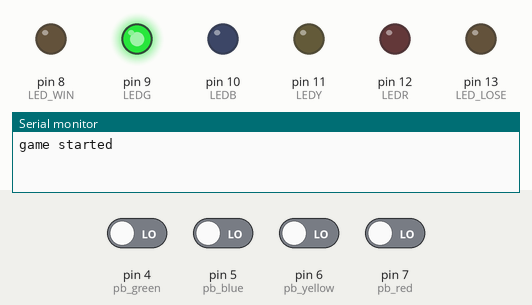
Bench run of a sketch on a simulated Arduino Uno, built with avr-gcc and run on an emulated ATmega328P. On the bench: output pins drawn as LEDs (lit = HIGH), the last lines printed to the serial monitor. The test bench sets the inputs (shaded band); at power-on: pin 4 (pb_green), pin 5 (pb_blue), pin 6 (pb_yellow), pin 7 (pb_red) LOW. Random numbers use the default seed unless the sketch sets one.

Above: at 1.2 s.
1.3 s: pin 4 (pb_green) driven HIGH
At 2.4 s:
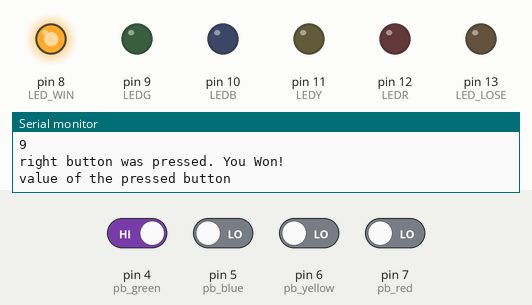
At 4.0 s:
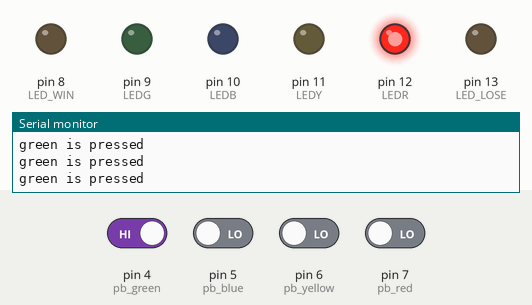
4.3 s: pin 5 (pb_blue) driven HIGH
7.3 s: pin 6 (pb_yellow) driven HIGH
At 9.8 s:
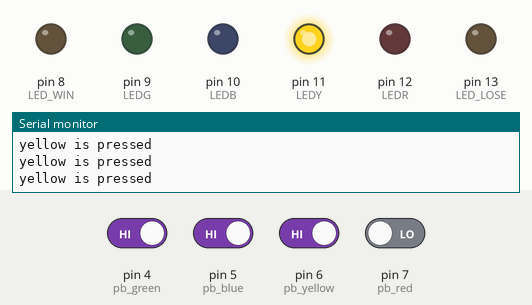
9.9 s: pin 7 (pb_red) driven HIGH
At 12.0 s:
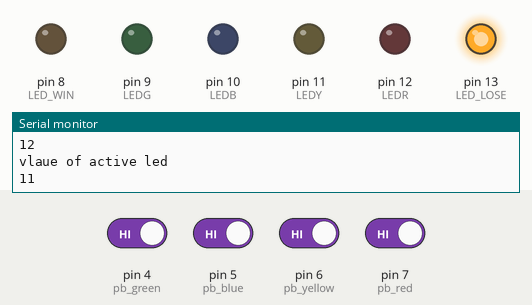
12.9 s: pin 7 (pb_red) driven LOW
15.9 s: pin 6 (pb_yellow) driven LOW
Timing chart, 0 to 39.4 s (numbered marks = the images above; inputs shaded):
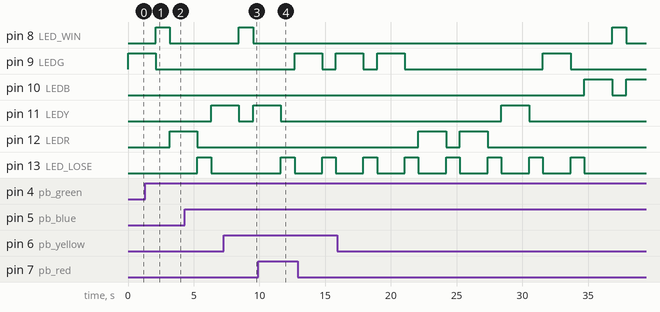

Measured:
- after the input at 1.3 s, pin 8 (LED_WIN): LOW → HIGH after 0.81 s, → LOW 1.1 s later
- after the input at 7.3 s, pin 8 (LED_WIN): LOW → HIGH after 1.1 s, → LOW 1.1 s later
- after the input at 9.9 s, pin 13 (LED_LOSE): LOW → HIGH after 1.7 s, → LOW 1.1 s later
- by itself, pin 12 (LEDR): alternates HIGH for 2.1 s and LOW for 1.1 s, 4 changes in all, then stays LOW

The sketch:

practise_apsc_160_lab_8.ino
```cpp
//define constants etc.

#define LED_LOSE 13
#define LEDR 12
#define LEDY 11
#define LEDB 10
#define LEDG 9
#define LED_WIN 8

#define pb_red 7
#define pb_yellow 6
#define pb_blue 5
#define pb_green 4

int mode = 0;
int pressedButton = 0;
int LastpressTime = 0;
int newgameTime = 0;
int ledOnTime = 0;
int activeled = 0;

int waitTime = 2000;
int ledWaitTime = 1000;


bool newgame = true;

//variables to store the button states

//define functions prototypes

//function to reset the game for a new game

void reset(void){
  //turning off all the leds
  Serial.println("reset ran");
  digitalWrite(LED_LOSE, LOW);
  digitalWrite(LED_WIN, LOW);
  digitalWrite(LEDR, LOW);
  digitalWrite(LEDY, LOW);
  digitalWrite(LEDB, LOW);
  digitalWrite(LEDG, LOW);

  //startingn the new game
  newgame = true;
}

//initialization
void setup()
{
  Serial.begin(9600);
   //configure pin modes (inputs, outputs) etc.
  pinMode(pb_red, INPUT);
  pinMode(pb_yellow, INPUT);
  pinMode(pb_blue, INPUT);
  pinMode(pb_green, INPUT);

  pinMode(LED_LOSE,OUTPUT);
  pinMode(LEDR,OUTPUT);
  pinMode(LEDY,OUTPUT);
  pinMode(LEDB,OUTPUT);
  pinMode(LEDG,OUTPUT);
  pinMode(LED_WIN,OUTPUT);

  randomSeed(analogRead(A0));

}


//main program loop
void loop()
{
  int now = millis();
  if(newgame){
     activeled =  random(9, 13);
    newgame = false;
    newgameTime = now;
    digitalWrite(activeled, HIGH);
    Serial.print("game started");
  }

  if(now-newgameTime <= waitTime){

    //Serial.println("checking which button is pressed");

     //checking the current state of the leds
    int redState = digitalRead(pb_red);
    int yellowState = digitalRead(pb_yellow);
    int blueState = digitalRead(pb_blue);
    int greenState = digitalRead(pb_green);

    //checkign if the red button is on
    if(redState == HIGH ){
      Serial.println("red is pressed");
      pressedButton = LEDR;
    }
    //checking if the yellow led is on
    else if(yellowState == HIGH ){
      Serial.println("yellow is pressed");
       pressedButton = LEDY;
    }
    //checking if the blue led is on
    else if(blueState == HIGH ){
      Serial.println("blue is pressed");
       pressedButton = LEDB;
    }
    //checking if the green led is on
    else if(greenState == HIGH ){
      Serial.println("green is pressed");
       pressedButton = LEDG;
    }


  }//the button check ends here
  else{//if it has been more than 2secs since the led color displayed
    Serial.println("value of the pressed button");
  	Serial.println(pressedButton);
    Serial.println("vlaue of active led");
    Serial.println(activeled);
    now = millis();

    //checking if no button was pressed
    if(pressedButton==0){

      Serial.println("no button was pressed");
      digitalWrite(activeled, LOW);
      if(digitalRead(LED_LOSE)== LOW){
        digitalWrite(LED_LOSE, HIGH);
        ledOnTime = now;
      }
      if(now -ledOnTime >= ledWaitTime){
       reset();
      }

    }
    //checking if the right button was pressed
    else if(pressedButton == activeled){

      Serial.println("right button was pressed. You Won!");
      digitalWrite(activeled, LOW);

      if(digitalRead(LED_WIN)== LOW){
        digitalWrite(LED_WIN, HIGH);
        ledOnTime = now;
      }
      if(now -ledOnTime >= ledWaitTime){
       reset();
      }

    }
    //if the wrong button was pressed
    else{

      Serial.println("wrong button was pressed");
      digitalWrite(activeled, LOW);
      if(digitalRead(LED_LOSE)== LOW){
        digitalWrite(LED_LOSE, HIGH);
        ledOnTime = now;
      }
      if(now -ledOnTime >= ledWaitTime){
       reset();
      }

    }

  }


}//the loop()ends here
```

Holiday_of_Equality.c
```cpp
// Online C compiler to run C program online
#include <stdio.h>

int main() {

    int citizensSize;
    //hardcoded for testing
    int citizen[]={1,1,0,1,1};
    int totalBurls = 0;
    int max;

    //prompting the user to enter the number of citizens
    printf("enter the number of citizens");
    scanf("%d", &citizensSize);

    //this is for user input
    // for(int i = 0; i<citizensSize; i++ ){
    //   printf("the number of burl citizen %d has", i);
    //   scanf("%d", &citizen[i]);
    // }

    //finiding maximum amoutn of burls a citizen has
    max = citizen[0];
    for(int i = 0 ; i < citizensSize ; i++){
        if(citizen[i]>max){
            max = citizen[i];
        }
    }

    //calculating the total number of burls needed
    for(int i = 0 ; i<citizensSize; i++){
        totalBurls = totalBurls + (max-citizen[i]);
    }

    //printing the total number of burls
    printf("the total number of burls is %d", totalBurls);

    return 0;
}
```

Split_Sentence.c
```cpp
//Prompts the user to type a sentence at the keyboard
//Reads the full line of input (including spaces) into a char array
//Scans through the sentence character by character to extract each word
//Counts how many times each unique word appears
//Prints a frequency table when done

#include <stdio.h>
#include <string.h>

int checkifrepeated(char words[][50],int n, char word[]){
    int alreadyseen = 0;
    for(int i = 0; i < n;i++){
        if(strcmp(words[i],word)==0){
            alreadyseen = 1;
        }
    }
    return alreadyseen;
}


int main(){

    char sentence[5000];
    char words[100][50];
    int count[100];
    int index = 0;
    int totalwords = 0;

    printf("enter the sentence\n");
    fgets(sentence, 5000, stdin);

    int len= strlen(sentence);

    int j = 0;
    for(int i = 0; i< len; i++){
        char word[50];
        if(sentence[i]==' '||sentence[i] == '\n'){
           strcpy(words[index],word);
           index++;
           j = 0;
           if(sentence[i] == '\n'){
               totalwords = index;
           }
        }
        else{
            word[j] = sentence[i];
            j++;
        }
    }

    for(int i = 0; i < totalwords; i++){
        int num = 0;
        int alreadyseen = checkifrepeated(words,i,words[i]);
        for(int j = i; j < totalwords; j++){
            if((strcmp(words[i],words[j]))==0){
                if(alreadyseen==0){
                num++;
                }
            }
        }
        count[i] = num;
    }

    for(int i = 0; i < totalwords; i++){
        if(count[i]>0){
            printf("%s -> %d\n", words[i], count[i]);
        }
    }


}
```

comb.c
```cpp
int factorial (int n);
int choose(int n , int r);
#include <stdio.h>

int main()
{
    int n, r, comb;

    printf("enter the n:" );
    scanf("%d", &n);

    printf("\nenter the r:" );
    scanf("%d", &r);

    comb = choose (n, r);
    printf("the comb is : %d", comb);

    return 0;
}


int choose(int n , int r){

    int comb = (factorial(n))/(factorial(r)*factorial(n-r));
    return comb;

}


int factorial (int n){
    int result = 1;
    int i = 1;

   if(n == 0){
        result = 1;
    }
    else{
        while(i<=n){
            result = result * i;
            i++;
        }
    }

    return result;
}
```

convertCelsius.c
```cpp
#include <stdio.h>

int main()
{
    double temperature = 0.0;
    double increment = 0.0;
    double number = 0;
    int count = 0 ;
    double fahrenheit = 0.0;

    printf("Please enter starting temperature in degrees Celsius:");
    scanf("%lf", &temperature);

    printf("Please enter the increment:");
    scanf("%lf", &increment);

    printf("Please enter the number of temperatures to convert:");
    scanf("%lf", &number);

    while(number<0){
        printf("Error! the number of temperatures can't be negtive, please enter the number again");
        scanf("%lf", &number);
    }

    while(count < number){
        fahrenheit = (9.0/5.0)*temperature + 32.0;
        printf("%.2lf    %.2lf\n", temperature, fahrenheit);
        count++;
        temperature = temperature + increment;
    }


}
```

factorial.c
```cpp
#include <stdio.h>
int factorial (int n);

int main() {
    int n;
    int result = 1 ;

    printf("Enter the number: ");
    scanf("%d", &n);

    result = factorial(n);

    printf("the factorial is: %d", result);

    return 0;
}

int factorial (int n){
    int result = 1;
    int i = 1;

   if(n == 0){
        result = 1;
    }
    else{
        while(i<=n){
            result = result * i;
            i++;
        }
    }

    return result;
}
```

flowerpot.c
```cpp
#include <stdio.h>
#include <stdbool.h>

int checkflower(int data[][3], int row, int col, int maxrows, int maxcols);

int main(){
    //hardcoded for testing
    int data[][3]={{0,0,0},{1,0,0},{0,0,0}};
    int rows=3;
    int cols = 3;
    int count = 0;

    for(int i = 0 ; i<rows;i++){
        for(int j=0; j<cols; j++){
            int result = 0;
            if(data[i][j]==1){
                count++;
            }
            else{
            result = checkflower(data,i,j, rows, cols);
            }
            if(result == 1){
                count++;
            }
        }
    }

    printf("the maximum number of flowers that can planted are:  %d ",count);

}

int checkflower(int data[][3], int row, int col, int maxrows, int maxcols)
{
    int result;
    bool adjacentflower = false;

    if(row-1>=0){
        if(data[row-1][col]==1){
            adjacentflower = true;
        }
    }

    if(col+1<maxcols){
        if(data[row][col+1]==1){
            adjacentflower = true;
        }
    }

    if(row+1<maxrows){
        if(data[row+1][col]==1){
            adjacentflower = true;
        }
    }

    if(col-1>=0){
        if(data[row][col-1]==1){
            adjacentflower = true;
        }
    }

    if(adjacentflower==true){
        result = 0;
    }
    else{
        data[row][col]=1;
        result = 1;
    }

    return result;
}
```

greetings.c
```cpp
/*
 * Author: Simranjeet Kaur
 * Student Number: 91551317
 * Lab Section: L2P
 * Date: January 15, 2026
 * Purpose: Prompts the user for his/her name and prints a welcome message on the screen.
*/

#include <stdio.h>
#include <stdlib.h>

/* constants */
#define MAX_NAME_LENGTH 100

int main ( void ){

    char name[ MAX_NAME_LENGTH ];

    printf(" Please enter your first name: ");
    scanf("%s", name);
    printf("\nHello, %s, welcome to APSC 160!\n\n", name);

    /* system( "PAUSE" ); is optional */
    return 0;

}
```

homeGST.c
```cpp
/*
  * Author: Simranjeet Kaur
 * Student Number: 91551317
 * Lab Section : L2P
 * UBC email : skaur711@student.ubc.ca
 * Date:  22 January, 2026
 * Purpose: Prompts the user to entrer the home price and than calculates the GST payable on a new home
 */

#include <stdio.h>
#include <stdlib.h>

#define TAX_RATE  0.05
#define REBATE_RATE  0.36

int main(void){

    double home_price = 0.0;
    double tax_amount;
    double rebate;
    double gst;

    //prompts the user to enter the house price
    printf("Enter the price of the house: ");
    scanf("%lf", &home_price);

    // if the price entered by the user is negative, display error message
    if(home_price < 0)
    {
        printf("The house price cannot be negative.");
    }
    else {
        tax_amount = home_price + home_price * TAX_RATE;
        if(home_price <= 350000.00){
            rebate = tax_amount * REBATE_RATE;
        }
        else if(home_price > 350000.00 && home_price < 450000.00){
            rebate = (5000.00*(450000.00 - home_price))/100000.00;
        }
        else if(home_price >= 450000.00){
            rebate = 0;
        }
        gst = tax_amount -  rebate ;
        printf("the gst is %lf", gst);
    }

    return 0;
}
```

leapYear.c
```cpp
/*
  * Author: Simranjeet Kaur
 * Student Number: 91551317
 * Lab Section : L2P
 * UBC email : skaur711@student.ubc.ca
 * Date:  22 January, 2026
 * Purpose: Check if the year entered by the user is leap year or not.
 */

#include <stdio.h>
#include <stdlib.h>


int main( void ) {
   int year;

   printf("Enter the year: ");
   scanf("%d", &year);

   if(year<1582){
      printf("The Gregorian Calendar had not been adopted at that time.");
   }
   else{
       if(year % 4 == 0){
          if(year % 100 == 0 && year % 400 != 0){
               printf("\n %d is not a leap year", year);
          }
          else{
               printf("\n %d is a leap year", year);
          }
       }
       else
           printf("\n %d is not a leap year", year);
   }

    return 0;
}
```

newtonsPounds.c
```cpp
/*
 * Author: Simranjeet Kaur
 * Student Number: 91551317
 * Lab Section: L2P
 * Date: January 20, 2026
 * Purpose: Prompts the user for a fore in Newtons and converts it into pounds and prints on the screen.
*/

#include <stdio.h>
#include <stdlib.h>

/* constants */
#define CONVERSION_FACTOR 4.448

int main ( void ){
    double force;
    double force_pounds;


    printf("Please enter the force (in Newtons): \n");
    scanf("%lf", &force);

    force_pounds = force/CONVERSION_FACTOR;

    printf("Force in pounds %.3lf \n" , force_pounds);

    /* system( "PAUSE" ); is optional */
    return 0;

}
```

robotArm.c
```cpp
/*
 * Author: Simranjeet Kaur
 * Student Number: 91551317
 * Lab Section: L2P
 * Date: January 22, 2026
 * Purpose: prompts the user for the length (in metres) of each of: the first segment (AB) and the second segment (BC) of the robot arm;
            prompts the user for the angle that the first segment of the robot arm makes with the positive x-axis, measured counterclockwise in radians from the positive x-axis (see  on the diagram above);
            prompts the user for the angle that the second segment of the robot arm makes with the positive x-axis, measured counterclockwise in radians from the positive x-axis (see  on the diagram above);
            computes the coordinates of point C;
            prints the coordinates of point C on the screen.
*/

#include <stdio.h>
#include <stdlib.h>
#include <math.h>

int main ( void ){
    double length_ab;
    double length_bc;
    double theta1;
    double theta2;
    double c_x;
    double c_y;


    printf("Please enter the length (in metres) of the first segment (AB): \n");
    scanf("%lf", &length_ab);

    printf("Please enter the length (in metres) of the first segment (BC): \n");
    scanf("%lf", &length_bc);

    printf("Please enter the angle that the first segment of the robot arm makes with the positive x-axis (in radians): \n");
    scanf("%lf", &theta1);

    printf("Please enter the angle that the second segment of the robot arm makes with the positive x-axis (in radians): \n");
    scanf("%lf", &theta2);

    c_x = length_ab*cos(theta1) + length_bc*cos(theta2);
    c_y = length_ab*sin(theta1) + length_bc*sin(theta2);

    printf("The coordinates for C are: (%f, %f )\n" , c_x , c_y);

    system( "PAUSE" );
    return 0;

}
```

scamble.c
```cpp
#include <string.h>
#include <stdio.h>
#include <time.h>
#include <stdlib.h>

void scramble(char s[]);

int main(){

    srand(time(NULL));
    char s[]="hello WORld";
    scramble(s);
    printf("%s",s);
}
void scramble (char s[]){
    int len = strlen(s);

    for(int i =0; i < len; i++){
        int random = 0+rand() % (len-1-0+1);
        char temp = s[i];
        s[i]=s[random];
        s[random]=temp;
    }
}
```

triangle.c
```cpp
#include <stdio.h>

int main()
{
    int size;
    printf("enter a number between 1 and 9");
    scanf("%d", &size);
   while(!(size>=1 && size <= 9)){
       printf("\nError! invalid number entered, enter a number between 1 and 9");
       scanf("%d", &size);
   }

    int count2 = 1;
   while(count2 <= size){
       int i = 1;
       int j = size-count2;
       while(j>0){
           printf(".");
           j--;
       }
       while(i <= count2){
           printf("%d",i);
           i++;
       }
       printf("\n");
       count2++;
   }


    return 0;
}
```

wordgame.c
```cpp
// Print at the terminal a random word in the list;
#include <stdio.h>
#include <stdlib.h>
#include <time.h>
#include <string.h>
#include <stdbool.h>

void scramble(char s[]);

int main(void) {
    srand(time(NULL));
    char words [][13]={"intelligence", "clouds", "navigate", "random", "seed"};
    char randomword[50];
    int count = 1;
    bool success = false;
    char guess[50];
    int correct = 0;

    int random = 0+rand()%(4+1);
    strcpy(randomword,words[random]);

    scramble(randomword);
    printf("this is the scrambled word %s \nplease enter the original word\n",randomword);

    while(count<=5 && !success){

       printf("Attempt %d\n", count);
       scanf("%s", guess);
       correct = strcmp(guess, words[random]);

       if(correct == 0){
           success = true;
       }
       if(count != 5){
          printf("please try agian\n", count);
       }
       count++;

    }

    if(success){
        printf("you guessed in %d tries\n", count-1);
    }
    else{
        printf("ops you used all youe tries!");
    }

return 0;
}

void scramble(char s[]){
    int len = strlen(s);

    for(int i =0; i<len;i++){
        int randomindex = rand()%(len);
        char temp = s[i];
        s[i] = s[randomindex];
        s[randomindex] = temp;
    }
}
```

Source omitted: imageManip.c (14321 bytes)
